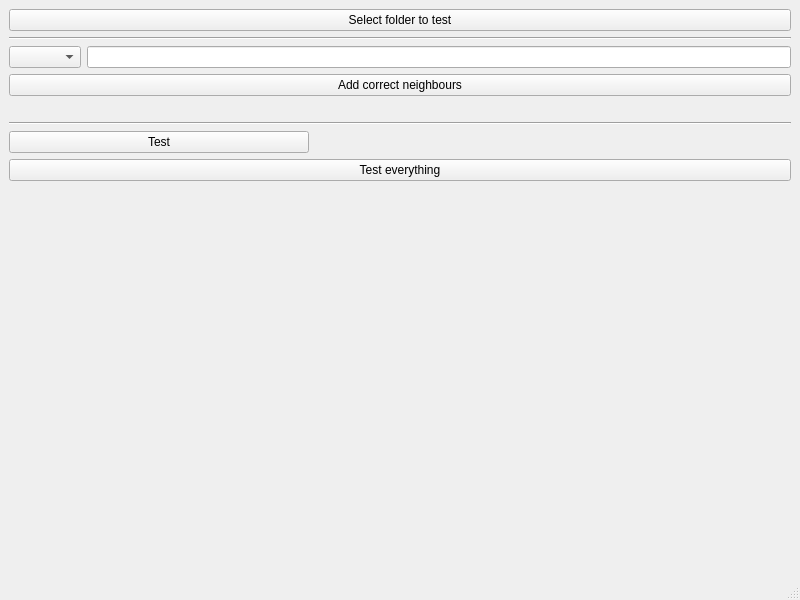
<?xml version="1.0" encoding="UTF-8"?>
<ui version="4.0">
 <class>MainWindow</class>
 <widget class="QMainWindow" name="MainWindow">
  <property name="geometry">
   <rect>
    <x>0</x>
    <y>0</y>
    <width>800</width>
    <height>600</height>
   </rect>
  </property>
  <property name="windowTitle">
   <string>XD Toolkit Testing</string>
  </property>
  <widget class="QWidget" name="centralwidget">
   <layout class="QGridLayout" name="gridLayout">
    <item row="0" column="0">
     <layout class="QVBoxLayout" name="verticalLayout">
      <item>
       <widget class="QPushButton" name="setFolderBut">
        <property name="text">
         <string>Select folder to test</string>
        </property>
       </widget>
      </item>
      <item>
       <widget class="Line" name="line_2">
        <property name="orientation">
         <enum>Qt::Horizontal</enum>
        </property>
       </widget>
      </item>
      <item>
       <layout class="QHBoxLayout" name="horizontalLayout">
        <property name="topMargin">
         <number>0</number>
        </property>
        <item>
         <widget class="QComboBox" name="atomsDrop"/>
        </item>
        <item>
         <widget class="QLineEdit" name="neebInput"/>
        </item>
       </layout>
      </item>
      <item>
       <widget class="QPushButton" name="addNeebsBut">
        <property name="text">
         <string>Add correct neighbours</string>
        </property>
       </widget>
      </item>
      <item>
       <widget class="QLabel" name="addedNeebsLab">
        <property name="text">
         <string/>
        </property>
       </widget>
      </item>
      <item>
       <widget class="Line" name="line">
        <property name="orientation">
         <enum>Qt::Horizontal</enum>
        </property>
       </widget>
      </item>
      <item>
       <widget class="QPushButton" name="testBut">
        <property name="maximumSize">
         <size>
          <width>300</width>
          <height>16777214</height>
         </size>
        </property>
        <property name="text">
         <string>Test</string>
        </property>
       </widget>
      </item>
      <item>
       <widget class="QPushButton" name="testAllBut">
        <property name="text">
         <string>Test everything</string>
        </property>
       </widget>
      </item>
      <item>
       <widget class="QLabel" name="testLab">
        <property name="text">
         <string/>
        </property>
       </widget>
      </item>
      <item>
       <spacer name="verticalSpacer">
        <property name="orientation">
         <enum>Qt::Vertical</enum>
        </property>
        <property name="sizeHint" stdset="0">
         <size>
          <width>20</width>
          <height>40</height>
         </size>
        </property>
       </spacer>
      </item>
     </layout>
    </item>
   </layout>
  </widget>
  <widget class="QMenuBar" name="menubar">
   <property name="geometry">
    <rect>
     <x>0</x>
     <y>0</y>
     <width>800</width>
     <height>19</height>
    </rect>
   </property>
  </widget>
  <widget class="QStatusBar" name="statusbar"/>
 </widget>
 <resources/>
 <connections/>
</ui>
